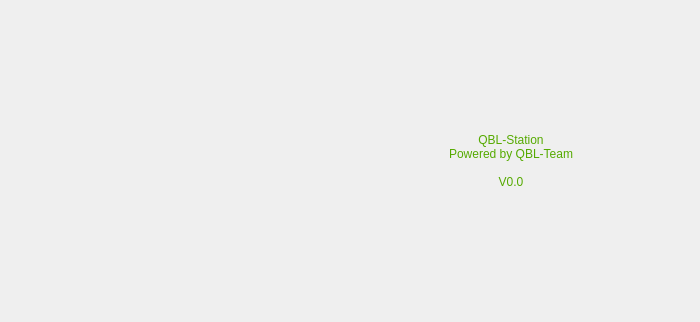
<?xml version="1.0" encoding="UTF-8"?>
<ui version="4.0">
 <class>about_info_widget</class>
 <widget class="QWidget" name="about_info_widget">
  <property name="geometry">
   <rect>
    <x>0</x>
    <y>0</y>
    <width>700</width>
    <height>322</height>
   </rect>
  </property>
  <property name="sizePolicy">
   <sizepolicy hsizetype="Fixed" vsizetype="Fixed">
    <horstretch>0</horstretch>
    <verstretch>0</verstretch>
   </sizepolicy>
  </property>
  <property name="minimumSize">
   <size>
    <width>700</width>
    <height>322</height>
   </size>
  </property>
  <property name="maximumSize">
   <size>
    <width>700</width>
    <height>322</height>
   </size>
  </property>
  <property name="windowTitle">
   <string>关于QBL Station</string>
  </property>
  <widget class="QLabel" name="label_logo">
   <property name="geometry">
    <rect>
     <x>30</x>
     <y>33</y>
     <width>240</width>
     <height>257</height>
    </rect>
   </property>
   <property name="sizePolicy">
    <sizepolicy hsizetype="Fixed" vsizetype="Fixed">
     <horstretch>0</horstretch>
     <verstretch>0</verstretch>
    </sizepolicy>
   </property>
   <property name="minimumSize">
    <size>
     <width>240</width>
     <height>257</height>
    </size>
   </property>
   <property name="maximumSize">
    <size>
     <width>240</width>
     <height>257</height>
    </size>
   </property>
   <property name="text">
    <string/>
   </property>
   <property name="pixmap">
    <pixmap resource="../resource.qrc">:/image/app/Resource/image/app/QBL-Station.png</pixmap>
   </property>
   <property name="scaledContents">
    <bool>true</bool>
   </property>
  </widget>
  <widget class="QLabel" name="label_text">
   <property name="geometry">
    <rect>
     <x>322</x>
     <y>0</y>
     <width>378</width>
     <height>322</height>
    </rect>
   </property>
   <property name="styleSheet">
    <string notr="true">color: rgb(85, 170, 0);
font: 24pt &quot;Microsoft YaHei UI&quot;;</string>
   </property>
   <property name="text">
    <string>QBL-Station
Powered by QBL-Team

V0.0</string>
   </property>
   <property name="scaledContents">
    <bool>false</bool>
   </property>
   <property name="alignment">
    <set>Qt::AlignCenter</set>
   </property>
  </widget>
 </widget>
 <resources>
  <include location="../resource.qrc"/>
 </resources>
 <connections/>
</ui>
